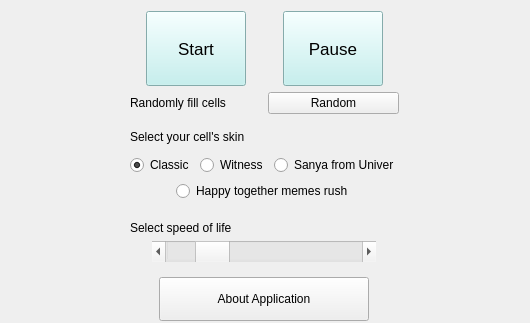
<?xml version="1.0" encoding="UTF-8"?>
<ui version="4.0">
 <class>MainWindow</class>
 <widget class="QMainWindow" name="MainWindow">
  <property name="geometry">
   <rect>
    <x>0</x>
    <y>0</y>
    <width>530</width>
    <height>323</height>
   </rect>
  </property>
  <property name="windowTitle">
   <string>Conway's Game of Life</string>
  </property>
  <widget class="QWidget" name="centralWidget">
   <layout class="QHBoxLayout" name="horizontalLayout">
    <item>
     <layout class="QHBoxLayout" name="mainLayout">
      <item>
       <layout class="QVBoxLayout" name="gameLayout">
        <property name="sizeConstraint">
         <enum>QLayout::SetDefaultConstraint</enum>
        </property>
       </layout>
      </item>
      <item>
       <layout class="QVBoxLayout" name="menuLayout">
        <item>
         <layout class="QHBoxLayout" name="setupLayout">
          <property name="spacing">
           <number>5</number>
          </property>
          <item>
           <layout class="QVBoxLayout" name="startLayout">
            <item alignment="Qt::AlignHCenter">
             <widget class="QPushButton" name="startButton">
              <property name="minimumSize">
               <size>
                <width>100</width>
                <height>75</height>
               </size>
              </property>
              <property name="maximumSize">
               <size>
                <width>100</width>
                <height>75</height>
               </size>
              </property>
              <property name="palette">
               <palette>
                <active>
                 <colorrole role="WindowText">
                  <brush brushstyle="SolidPattern">
                   <color alpha="255">
                    <red>0</red>
                    <green>0</green>
                    <blue>0</blue>
                   </color>
                  </brush>
                 </colorrole>
                 <colorrole role="Button">
                  <brush brushstyle="SolidPattern">
                   <color alpha="255">
                    <red>186</red>
                    <green>240</green>
                    <blue>239</blue>
                   </color>
                  </brush>
                 </colorrole>
                 <colorrole role="Light">
                  <brush brushstyle="SolidPattern">
                   <color alpha="255">
                    <red>255</red>
                    <green>255</green>
                    <blue>255</blue>
                   </color>
                  </brush>
                 </colorrole>
                 <colorrole role="Midlight">
                  <brush brushstyle="SolidPattern">
                   <color alpha="255">
                    <red>220</red>
                    <green>247</green>
                    <blue>247</blue>
                   </color>
                  </brush>
                 </colorrole>
                 <colorrole role="Dark">
                  <brush brushstyle="SolidPattern">
                   <color alpha="255">
                    <red>93</red>
                    <green>120</green>
                    <blue>119</blue>
                   </color>
                  </brush>
                 </colorrole>
                 <colorrole role="Mid">
                  <brush brushstyle="SolidPattern">
                   <color alpha="255">
                    <red>124</red>
                    <green>160</green>
                    <blue>159</blue>
                   </color>
                  </brush>
                 </colorrole>
                 <colorrole role="Text">
                  <brush brushstyle="SolidPattern">
                   <color alpha="255">
                    <red>0</red>
                    <green>0</green>
                    <blue>0</blue>
                   </color>
                  </brush>
                 </colorrole>
                 <colorrole role="BrightText">
                  <brush brushstyle="SolidPattern">
                   <color alpha="255">
                    <red>255</red>
                    <green>255</green>
                    <blue>255</blue>
                   </color>
                  </brush>
                 </colorrole>
                 <colorrole role="ButtonText">
                  <brush brushstyle="SolidPattern">
                   <color alpha="255">
                    <red>0</red>
                    <green>0</green>
                    <blue>0</blue>
                   </color>
                  </brush>
                 </colorrole>
                 <colorrole role="Base">
                  <brush brushstyle="SolidPattern">
                   <color alpha="255">
                    <red>255</red>
                    <green>255</green>
                    <blue>255</blue>
                   </color>
                  </brush>
                 </colorrole>
                 <colorrole role="Window">
                  <brush brushstyle="SolidPattern">
                   <color alpha="255">
                    <red>186</red>
                    <green>240</green>
                    <blue>239</blue>
                   </color>
                  </brush>
                 </colorrole>
                 <colorrole role="Shadow">
                  <brush brushstyle="SolidPattern">
                   <color alpha="255">
                    <red>0</red>
                    <green>0</green>
                    <blue>0</blue>
                   </color>
                  </brush>
                 </colorrole>
                 <colorrole role="AlternateBase">
                  <brush brushstyle="SolidPattern">
                   <color alpha="255">
                    <red>220</red>
                    <green>247</green>
                    <blue>247</blue>
                   </color>
                  </brush>
                 </colorrole>
                 <colorrole role="ToolTipBase">
                  <brush brushstyle="SolidPattern">
                   <color alpha="255">
                    <red>255</red>
                    <green>255</green>
                    <blue>220</blue>
                   </color>
                  </brush>
                 </colorrole>
                 <colorrole role="ToolTipText">
                  <brush brushstyle="SolidPattern">
                   <color alpha="255">
                    <red>0</red>
                    <green>0</green>
                    <blue>0</blue>
                   </color>
                  </brush>
                 </colorrole>
                </active>
                <inactive>
                 <colorrole role="WindowText">
                  <brush brushstyle="SolidPattern">
                   <color alpha="255">
                    <red>0</red>
                    <green>0</green>
                    <blue>0</blue>
                   </color>
                  </brush>
                 </colorrole>
                 <colorrole role="Button">
                  <brush brushstyle="SolidPattern">
                   <color alpha="255">
                    <red>186</red>
                    <green>240</green>
                    <blue>239</blue>
                   </color>
                  </brush>
                 </colorrole>
                 <colorrole role="Light">
                  <brush brushstyle="SolidPattern">
                   <color alpha="255">
                    <red>255</red>
                    <green>255</green>
                    <blue>255</blue>
                   </color>
                  </brush>
                 </colorrole>
                 <colorrole role="Midlight">
                  <brush brushstyle="SolidPattern">
                   <color alpha="255">
                    <red>220</red>
                    <green>247</green>
                    <blue>247</blue>
                   </color>
                  </brush>
                 </colorrole>
                 <colorrole role="Dark">
                  <brush brushstyle="SolidPattern">
                   <color alpha="255">
                    <red>93</red>
                    <green>120</green>
                    <blue>119</blue>
                   </color>
                  </brush>
                 </colorrole>
                 <colorrole role="Mid">
                  <brush brushstyle="SolidPattern">
                   <color alpha="255">
                    <red>124</red>
                    <green>160</green>
                    <blue>159</blue>
                   </color>
                  </brush>
                 </colorrole>
                 <colorrole role="Text">
                  <brush brushstyle="SolidPattern">
                   <color alpha="255">
                    <red>0</red>
                    <green>0</green>
                    <blue>0</blue>
                   </color>
                  </brush>
                 </colorrole>
                 <colorrole role="BrightText">
                  <brush brushstyle="SolidPattern">
                   <color alpha="255">
                    <red>255</red>
                    <green>255</green>
                    <blue>255</blue>
                   </color>
                  </brush>
                 </colorrole>
                 <colorrole role="ButtonText">
                  <brush brushstyle="SolidPattern">
                   <color alpha="255">
                    <red>0</red>
                    <green>0</green>
                    <blue>0</blue>
                   </color>
                  </brush>
                 </colorrole>
                 <colorrole role="Base">
                  <brush brushstyle="SolidPattern">
                   <color alpha="255">
                    <red>255</red>
                    <green>255</green>
                    <blue>255</blue>
                   </color>
                  </brush>
                 </colorrole>
                 <colorrole role="Window">
                  <brush brushstyle="SolidPattern">
                   <color alpha="255">
                    <red>186</red>
                    <green>240</green>
                    <blue>239</blue>
                   </color>
                  </brush>
                 </colorrole>
                 <colorrole role="Shadow">
                  <brush brushstyle="SolidPattern">
                   <color alpha="255">
                    <red>0</red>
                    <green>0</green>
                    <blue>0</blue>
                   </color>
                  </brush>
                 </colorrole>
                 <colorrole role="AlternateBase">
                  <brush brushstyle="SolidPattern">
                   <color alpha="255">
                    <red>220</red>
                    <green>247</green>
                    <blue>247</blue>
                   </color>
                  </brush>
                 </colorrole>
                 <colorrole role="ToolTipBase">
                  <brush brushstyle="SolidPattern">
                   <color alpha="255">
                    <red>255</red>
                    <green>255</green>
                    <blue>220</blue>
                   </color>
                  </brush>
                 </colorrole>
                 <colorrole role="ToolTipText">
                  <brush brushstyle="SolidPattern">
                   <color alpha="255">
                    <red>0</red>
                    <green>0</green>
                    <blue>0</blue>
                   </color>
                  </brush>
                 </colorrole>
                </inactive>
                <disabled>
                 <colorrole role="WindowText">
                  <brush brushstyle="SolidPattern">
                   <color alpha="255">
                    <red>93</red>
                    <green>120</green>
                    <blue>119</blue>
                   </color>
                  </brush>
                 </colorrole>
                 <colorrole role="Button">
                  <brush brushstyle="SolidPattern">
                   <color alpha="255">
                    <red>186</red>
                    <green>240</green>
                    <blue>239</blue>
                   </color>
                  </brush>
                 </colorrole>
                 <colorrole role="Light">
                  <brush brushstyle="SolidPattern">
                   <color alpha="255">
                    <red>255</red>
                    <green>255</green>
                    <blue>255</blue>
                   </color>
                  </brush>
                 </colorrole>
                 <colorrole role="Midlight">
                  <brush brushstyle="SolidPattern">
                   <color alpha="255">
                    <red>220</red>
                    <green>247</green>
                    <blue>247</blue>
                   </color>
                  </brush>
                 </colorrole>
                 <colorrole role="Dark">
                  <brush brushstyle="SolidPattern">
                   <color alpha="255">
                    <red>93</red>
                    <green>120</green>
                    <blue>119</blue>
                   </color>
                  </brush>
                 </colorrole>
                 <colorrole role="Mid">
                  <brush brushstyle="SolidPattern">
                   <color alpha="255">
                    <red>124</red>
                    <green>160</green>
                    <blue>159</blue>
                   </color>
                  </brush>
                 </colorrole>
                 <colorrole role="Text">
                  <brush brushstyle="SolidPattern">
                   <color alpha="255">
                    <red>93</red>
                    <green>120</green>
                    <blue>119</blue>
                   </color>
                  </brush>
                 </colorrole>
                 <colorrole role="BrightText">
                  <brush brushstyle="SolidPattern">
                   <color alpha="255">
                    <red>255</red>
                    <green>255</green>
                    <blue>255</blue>
                   </color>
                  </brush>
                 </colorrole>
                 <colorrole role="ButtonText">
                  <brush brushstyle="SolidPattern">
                   <color alpha="255">
                    <red>93</red>
                    <green>120</green>
                    <blue>119</blue>
                   </color>
                  </brush>
                 </colorrole>
                 <colorrole role="Base">
                  <brush brushstyle="SolidPattern">
                   <color alpha="255">
                    <red>186</red>
                    <green>240</green>
                    <blue>239</blue>
                   </color>
                  </brush>
                 </colorrole>
                 <colorrole role="Window">
                  <brush brushstyle="SolidPattern">
                   <color alpha="255">
                    <red>186</red>
                    <green>240</green>
                    <blue>239</blue>
                   </color>
                  </brush>
                 </colorrole>
                 <colorrole role="Shadow">
                  <brush brushstyle="SolidPattern">
                   <color alpha="255">
                    <red>0</red>
                    <green>0</green>
                    <blue>0</blue>
                   </color>
                  </brush>
                 </colorrole>
                 <colorrole role="AlternateBase">
                  <brush brushstyle="SolidPattern">
                   <color alpha="255">
                    <red>186</red>
                    <green>240</green>
                    <blue>239</blue>
                   </color>
                  </brush>
                 </colorrole>
                 <colorrole role="ToolTipBase">
                  <brush brushstyle="SolidPattern">
                   <color alpha="255">
                    <red>255</red>
                    <green>255</green>
                    <blue>220</blue>
                   </color>
                  </brush>
                 </colorrole>
                 <colorrole role="ToolTipText">
                  <brush brushstyle="SolidPattern">
                   <color alpha="255">
                    <red>0</red>
                    <green>0</green>
                    <blue>0</blue>
                   </color>
                  </brush>
                 </colorrole>
                </disabled>
               </palette>
              </property>
              <property name="font">
               <font>
                <pointsize>13</pointsize>
               </font>
              </property>
              <property name="text">
               <string>Start</string>
              </property>
             </widget>
            </item>
           </layout>
          </item>
          <item>
           <layout class="QVBoxLayout" name="pauseLayout">
            <item alignment="Qt::AlignHCenter">
             <widget class="QPushButton" name="pauseButton">
              <property name="minimumSize">
               <size>
                <width>100</width>
                <height>75</height>
               </size>
              </property>
              <property name="maximumSize">
               <size>
                <width>100</width>
                <height>75</height>
               </size>
              </property>
              <property name="palette">
               <palette>
                <active>
                 <colorrole role="WindowText">
                  <brush brushstyle="SolidPattern">
                   <color alpha="255">
                    <red>0</red>
                    <green>0</green>
                    <blue>0</blue>
                   </color>
                  </brush>
                 </colorrole>
                 <colorrole role="Button">
                  <brush brushstyle="SolidPattern">
                   <color alpha="255">
                    <red>186</red>
                    <green>240</green>
                    <blue>239</blue>
                   </color>
                  </brush>
                 </colorrole>
                 <colorrole role="Light">
                  <brush brushstyle="SolidPattern">
                   <color alpha="255">
                    <red>255</red>
                    <green>255</green>
                    <blue>255</blue>
                   </color>
                  </brush>
                 </colorrole>
                 <colorrole role="Midlight">
                  <brush brushstyle="SolidPattern">
                   <color alpha="255">
                    <red>220</red>
                    <green>247</green>
                    <blue>247</blue>
                   </color>
                  </brush>
                 </colorrole>
                 <colorrole role="Dark">
                  <brush brushstyle="SolidPattern">
                   <color alpha="255">
                    <red>93</red>
                    <green>120</green>
                    <blue>119</blue>
                   </color>
                  </brush>
                 </colorrole>
                 <colorrole role="Mid">
                  <brush brushstyle="SolidPattern">
                   <color alpha="255">
                    <red>124</red>
                    <green>160</green>
                    <blue>159</blue>
                   </color>
                  </brush>
                 </colorrole>
                 <colorrole role="Text">
                  <brush brushstyle="SolidPattern">
                   <color alpha="255">
                    <red>0</red>
                    <green>0</green>
                    <blue>0</blue>
                   </color>
                  </brush>
                 </colorrole>
                 <colorrole role="BrightText">
                  <brush brushstyle="SolidPattern">
                   <color alpha="255">
                    <red>255</red>
                    <green>255</green>
                    <blue>255</blue>
                   </color>
                  </brush>
                 </colorrole>
                 <colorrole role="ButtonText">
                  <brush brushstyle="SolidPattern">
                   <color alpha="255">
                    <red>0</red>
                    <green>0</green>
                    <blue>0</blue>
                   </color>
                  </brush>
                 </colorrole>
                 <colorrole role="Base">
                  <brush brushstyle="SolidPattern">
                   <color alpha="255">
                    <red>255</red>
                    <green>255</green>
                    <blue>255</blue>
                   </color>
                  </brush>
                 </colorrole>
                 <colorrole role="Window">
                  <brush brushstyle="SolidPattern">
                   <color alpha="255">
                    <red>186</red>
                    <green>240</green>
                    <blue>239</blue>
                   </color>
                  </brush>
                 </colorrole>
                 <colorrole role="Shadow">
                  <brush brushstyle="SolidPattern">
                   <color alpha="255">
                    <red>0</red>
                    <green>0</green>
                    <blue>0</blue>
                   </color>
                  </brush>
                 </colorrole>
                 <colorrole role="AlternateBase">
                  <brush brushstyle="SolidPattern">
                   <color alpha="255">
                    <red>220</red>
                    <green>247</green>
                    <blue>247</blue>
                   </color>
                  </brush>
                 </colorrole>
                 <colorrole role="ToolTipBase">
                  <brush brushstyle="SolidPattern">
                   <color alpha="255">
                    <red>255</red>
                    <green>255</green>
                    <blue>220</blue>
                   </color>
                  </brush>
                 </colorrole>
                 <colorrole role="ToolTipText">
                  <brush brushstyle="SolidPattern">
                   <color alpha="255">
                    <red>0</red>
                    <green>0</green>
                    <blue>0</blue>
                   </color>
                  </brush>
                 </colorrole>
                </active>
                <inactive>
                 <colorrole role="WindowText">
                  <brush brushstyle="SolidPattern">
                   <color alpha="255">
                    <red>0</red>
                    <green>0</green>
                    <blue>0</blue>
                   </color>
                  </brush>
                 </colorrole>
                 <colorrole role="Button">
                  <brush brushstyle="SolidPattern">
                   <color alpha="255">
                    <red>186</red>
                    <green>240</green>
                    <blue>239</blue>
                   </color>
                  </brush>
                 </colorrole>
                 <colorrole role="Light">
                  <brush brushstyle="SolidPattern">
                   <color alpha="255">
                    <red>255</red>
                    <green>255</green>
                    <blue>255</blue>
                   </color>
                  </brush>
                 </colorrole>
                 <colorrole role="Midlight">
                  <brush brushstyle="SolidPattern">
                   <color alpha="255">
                    <red>220</red>
                    <green>247</green>
                    <blue>247</blue>
                   </color>
                  </brush>
                 </colorrole>
                 <colorrole role="Dark">
                  <brush brushstyle="SolidPattern">
                   <color alpha="255">
                    <red>93</red>
                    <green>120</green>
                    <blue>119</blue>
                   </color>
                  </brush>
                 </colorrole>
                 <colorrole role="Mid">
                  <brush brushstyle="SolidPattern">
                   <color alpha="255">
                    <red>124</red>
                    <green>160</green>
                    <blue>159</blue>
                   </color>
                  </brush>
                 </colorrole>
                 <colorrole role="Text">
                  <brush brushstyle="SolidPattern">
                   <color alpha="255">
                    <red>0</red>
                    <green>0</green>
                    <blue>0</blue>
                   </color>
                  </brush>
                 </colorrole>
                 <colorrole role="BrightText">
                  <brush brushstyle="SolidPattern">
                   <color alpha="255">
                    <red>255</red>
                    <green>255</green>
                    <blue>255</blue>
                   </color>
                  </brush>
                 </colorrole>
                 <colorrole role="ButtonText">
                  <brush brushstyle="SolidPattern">
                   <color alpha="255">
                    <red>0</red>
                    <green>0</green>
                    <blue>0</blue>
                   </color>
                  </brush>
                 </colorrole>
                 <colorrole role="Base">
                  <brush brushstyle="SolidPattern">
                   <color alpha="255">
                    <red>255</red>
                    <green>255</green>
                    <blue>255</blue>
                   </color>
                  </brush>
                 </colorrole>
                 <colorrole role="Window">
                  <brush brushstyle="SolidPattern">
                   <color alpha="255">
                    <red>186</red>
                    <green>240</green>
                    <blue>239</blue>
                   </color>
                  </brush>
                 </colorrole>
                 <colorrole role="Shadow">
                  <brush brushstyle="SolidPattern">
                   <color alpha="255">
                    <red>0</red>
                    <green>0</green>
                    <blue>0</blue>
                   </color>
                  </brush>
                 </colorrole>
                 <colorrole role="AlternateBase">
                  <brush brushstyle="SolidPattern">
                   <color alpha="255">
                    <red>220</red>
                    <green>247</green>
                    <blue>247</blue>
                   </color>
                  </brush>
                 </colorrole>
                 <colorrole role="ToolTipBase">
                  <brush brushstyle="SolidPattern">
                   <color alpha="255">
                    <red>255</red>
                    <green>255</green>
                    <blue>220</blue>
                   </color>
                  </brush>
                 </colorrole>
                 <colorrole role="ToolTipText">
                  <brush brushstyle="SolidPattern">
                   <color alpha="255">
                    <red>0</red>
                    <green>0</green>
                    <blue>0</blue>
                   </color>
                  </brush>
                 </colorrole>
                </inactive>
                <disabled>
                 <colorrole role="WindowText">
                  <brush brushstyle="SolidPattern">
                   <color alpha="255">
                    <red>93</red>
                    <green>120</green>
                    <blue>119</blue>
                   </color>
                  </brush>
                 </colorrole>
                 <colorrole role="Button">
                  <brush brushstyle="SolidPattern">
                   <color alpha="255">
                    <red>186</red>
                    <green>240</green>
                    <blue>239</blue>
                   </color>
                  </brush>
                 </colorrole>
                 <colorrole role="Light">
                  <brush brushstyle="SolidPattern">
                   <color alpha="255">
                    <red>255</red>
                    <green>255</green>
                    <blue>255</blue>
                   </color>
                  </brush>
                 </colorrole>
                 <colorrole role="Midlight">
                  <brush brushstyle="SolidPattern">
                   <color alpha="255">
                    <red>220</red>
                    <green>247</green>
                    <blue>247</blue>
                   </color>
                  </brush>
                 </colorrole>
                 <colorrole role="Dark">
                  <brush brushstyle="SolidPattern">
                   <color alpha="255">
                    <red>93</red>
                    <green>120</green>
                    <blue>119</blue>
                   </color>
                  </brush>
                 </colorrole>
                 <colorrole role="Mid">
                  <brush brushstyle="SolidPattern">
                   <color alpha="255">
                    <red>124</red>
                    <green>160</green>
                    <blue>159</blue>
                   </color>
                  </brush>
                 </colorrole>
                 <colorrole role="Text">
                  <brush brushstyle="SolidPattern">
                   <color alpha="255">
                    <red>93</red>
                    <green>120</green>
                    <blue>119</blue>
                   </color>
                  </brush>
                 </colorrole>
                 <colorrole role="BrightText">
                  <brush brushstyle="SolidPattern">
                   <color alpha="255">
                    <red>255</red>
                    <green>255</green>
                    <blue>255</blue>
                   </color>
                  </brush>
                 </colorrole>
                 <colorrole role="ButtonText">
                  <brush brushstyle="SolidPattern">
                   <color alpha="255">
                    <red>93</red>
                    <green>120</green>
                    <blue>119</blue>
                   </color>
                  </brush>
                 </colorrole>
                 <colorrole role="Base">
                  <brush brushstyle="SolidPattern">
                   <color alpha="255">
                    <red>186</red>
                    <green>240</green>
                    <blue>239</blue>
                   </color>
                  </brush>
                 </colorrole>
                 <colorrole role="Window">
                  <brush brushstyle="SolidPattern">
                   <color alpha="255">
                    <red>186</red>
                    <green>240</green>
                    <blue>239</blue>
                   </color>
                  </brush>
                 </colorrole>
                 <colorrole role="Shadow">
                  <brush brushstyle="SolidPattern">
                   <color alpha="255">
                    <red>0</red>
                    <green>0</green>
                    <blue>0</blue>
                   </color>
                  </brush>
                 </colorrole>
                 <colorrole role="AlternateBase">
                  <brush brushstyle="SolidPattern">
                   <color alpha="255">
                    <red>186</red>
                    <green>240</green>
                    <blue>239</blue>
                   </color>
                  </brush>
                 </colorrole>
                 <colorrole role="ToolTipBase">
                  <brush brushstyle="SolidPattern">
                   <color alpha="255">
                    <red>255</red>
                    <green>255</green>
                    <blue>220</blue>
                   </color>
                  </brush>
                 </colorrole>
                 <colorrole role="ToolTipText">
                  <brush brushstyle="SolidPattern">
                   <color alpha="255">
                    <red>0</red>
                    <green>0</green>
                    <blue>0</blue>
                   </color>
                  </brush>
                 </colorrole>
                </disabled>
               </palette>
              </property>
              <property name="font">
               <font>
                <pointsize>13</pointsize>
               </font>
              </property>
              <property name="text">
               <string>Pause</string>
              </property>
             </widget>
            </item>
           </layout>
          </item>
         </layout>
        </item>
        <item>
         <layout class="QHBoxLayout" name="randomLayout">
          <item>
           <widget class="QLabel" name="label_3">
            <property name="text">
             <string>Randomly fill cells</string>
            </property>
           </widget>
          </item>
          <item>
           <widget class="QPushButton" name="random">
            <property name="text">
             <string>Random</string>
            </property>
           </widget>
          </item>
         </layout>
        </item>
        <item alignment="Qt::AlignBottom">
         <widget class="QLabel" name="label_2">
          <property name="text">
           <string>Select your cell's skin</string>
          </property>
         </widget>
        </item>
        <item>
         <layout class="QHBoxLayout" name="modLayout">
          <item alignment="Qt::AlignBottom">
           <widget class="QRadioButton" name="classic">
            <property name="enabled">
             <bool>true</bool>
            </property>
            <property name="acceptDrops">
             <bool>false</bool>
            </property>
            <property name="text">
             <string>Classic</string>
            </property>
            <property name="shortcut">
             <string>Ctrl+S</string>
            </property>
            <property name="checkable">
             <bool>true</bool>
            </property>
            <property name="checked">
             <bool>true</bool>
            </property>
            <attribute name="buttonGroup">
             <string notr="true">buttonGroup</string>
            </attribute>
           </widget>
          </item>
          <item alignment="Qt::AlignBottom">
           <widget class="QRadioButton" name="witness">
            <property name="text">
             <string>Witness</string>
            </property>
            <attribute name="buttonGroup">
             <string notr="true">buttonGroup</string>
            </attribute>
           </widget>
          </item>
          <item alignment="Qt::AlignBottom">
           <widget class="QRadioButton" name="sanya">
            <property name="enabled">
             <bool>true</bool>
            </property>
            <property name="text">
             <string>Sanya from Univer</string>
            </property>
            <attribute name="buttonGroup">
             <string notr="true">buttonGroup</string>
            </attribute>
           </widget>
          </item>
         </layout>
        </item>
        <item>
         <layout class="QHBoxLayout" name="modLayout2">
          <item alignment="Qt::AlignHCenter|Qt::AlignTop">
           <widget class="QRadioButton" name="memes">
            <property name="text">
             <string>Happy together memes rush</string>
            </property>
            <attribute name="buttonGroup">
             <string notr="true">buttonGroup</string>
            </attribute>
           </widget>
          </item>
         </layout>
        </item>
        <item alignment="Qt::AlignBottom">
         <widget class="QLabel" name="label">
          <property name="text">
           <string>Select speed of life</string>
          </property>
         </widget>
        </item>
        <item>
         <layout class="QHBoxLayout" name="speedLayout">
          <item>
           <widget class="QScrollBar" name="speedScrollbar">
            <property name="sizePolicy">
             <sizepolicy hsizetype="Fixed" vsizetype="Fixed">
              <horstretch>0</horstretch>
              <verstretch>0</verstretch>
             </sizepolicy>
            </property>
            <property name="minimumSize">
             <size>
              <width>224</width>
              <height>21</height>
             </size>
            </property>
            <property name="maximumSize">
             <size>
              <width>160</width>
              <height>16777215</height>
             </size>
            </property>
            <property name="sizeIncrement">
             <size>
              <width>-7936</width>
              <height>0</height>
             </size>
            </property>
            <property name="minimum">
             <number>1</number>
            </property>
            <property name="maximum">
             <number>50</number>
            </property>
            <property name="value">
             <number>10</number>
            </property>
            <property name="orientation">
             <enum>Qt::Horizontal</enum>
            </property>
           </widget>
          </item>
         </layout>
        </item>
        <item>
         <layout class="QHBoxLayout" name="helpLayout">
          <item>
           <widget class="QPushButton" name="helpButton">
            <property name="minimumSize">
             <size>
              <width>210</width>
              <height>44</height>
             </size>
            </property>
            <property name="maximumSize">
             <size>
              <width>210</width>
              <height>25</height>
             </size>
            </property>
            <property name="text">
             <string>About Application</string>
            </property>
           </widget>
          </item>
         </layout>
        </item>
       </layout>
      </item>
     </layout>
    </item>
   </layout>
  </widget>
 </widget>
 <layoutdefault spacing="6" margin="11"/>
 <resources/>
 <connections/>
 <buttongroups>
  <buttongroup name="buttonGroup"/>
 </buttongroups>
</ui>
